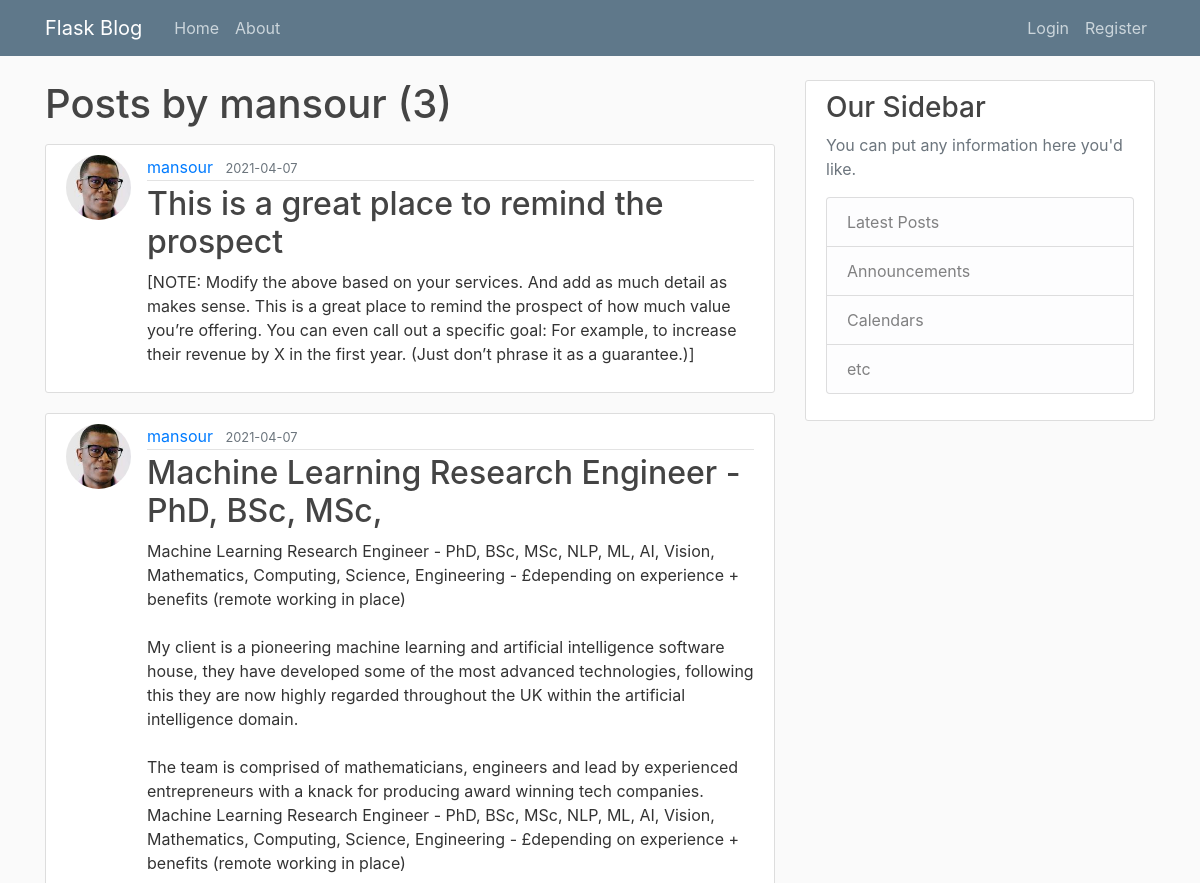
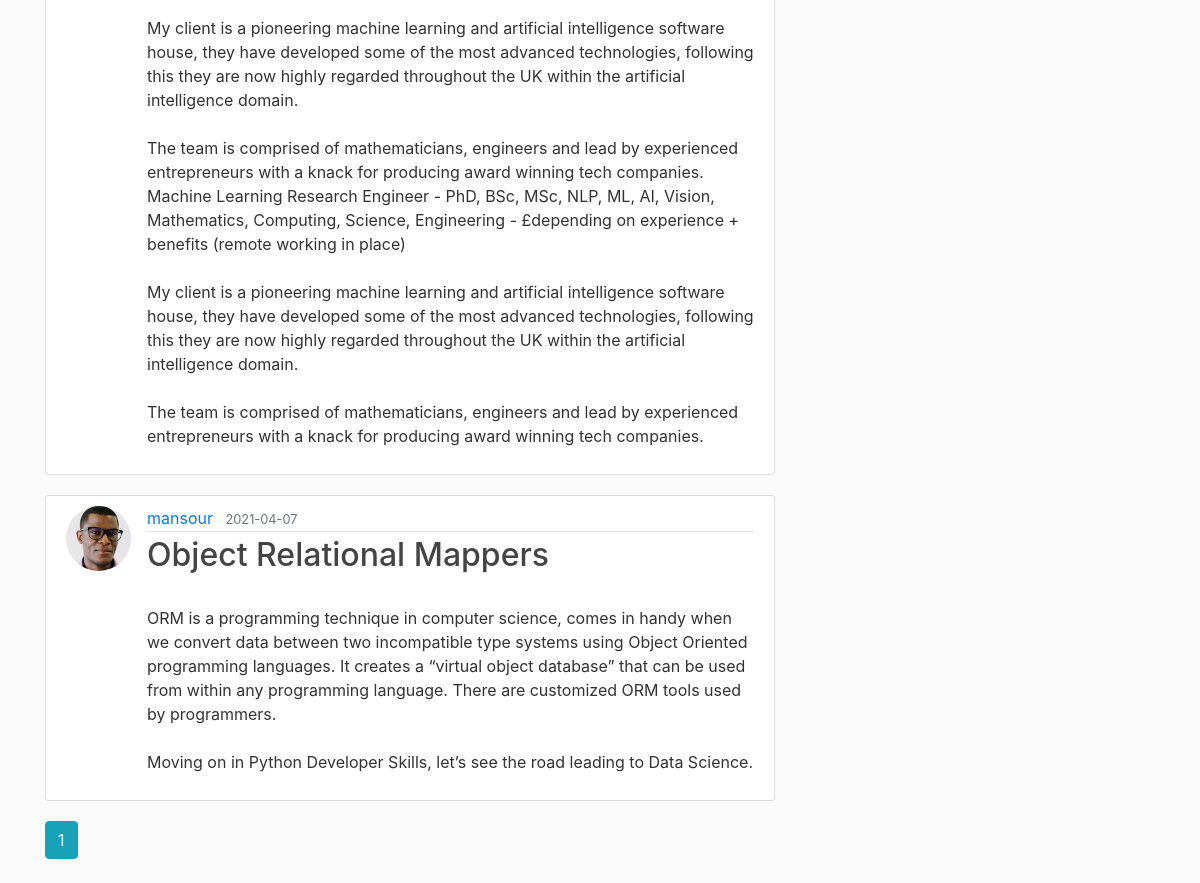
The app's page /user/mansour with its own data (2 pictures, top to bottom).
### blog/models.py (models this page shows, shortened)
class User(db.Model, UserMixin):
    id = db.Column(db.Integer, primary_key=True)
    username = db.Column(db.String(20), unique=True, nullable=False)
    email = db.Column(db.String(120), unique=True, nullable=False)
    image_file = db.Column(db.String(20), nullable=False, default='default.jpg')
    password = db.Column(db.String(60), nullable=False)
    posts = db.relationship('Post', backref='author', lazy=True)

class Post(db.Model):
    id = db.Column(db.Integer, primary_key=True)
    title = db.Column(db.String(100), nullable=False)
    date_posted = db.Column(db.DateTime, nullable=False, default=datetime.utcnow)
    content = db.Column(db.Text, nullable=False)
    user_id = db.Column(db.Integer, db.ForeignKey('user.id'), nullable=False)

### blog/routes.py (the view)
@app.route("/user/<string:username>")
def user_posts(username):
    page = request.args.get('page', 1, type=int)
    user = User.query.filter_by(username=username).first_or_404()
    posts = Post.query.filter_by(author=user)\
        .order_by(Post.date_posted.desc())\
        .paginate(page=page, per_page=5)
    return render_template('user_posts.html', posts=posts, user=user)

### blog/templates/user_posts.html
{% extends "layout.html" %} {% block content %}
<h1 class="mb-3">Posts by {{ user.username }} ({{ posts.total }})</h1>
{% for post in posts.items %}
<article class="media content-section">
    <img class="rounded-circle article-img" src="{{ url_for('static', filename='profile_pics/' + post.author.image_file) }}">
    <div class="media-body">
        <div class="article-metadata">
            <a class="mr-2" href="{{ url_for('user_posts', username=post.author.username) }}">{{ post.author.username }}</a>
            <small class="text-muted">{{ post.date_posted.strftime('%Y-%m-%d') }}</small>
        </div>
        <h2><a class="article-title" href="{{ url_for('post', post_id=post.id) }}">{{ post.title }}</a></h2>
        <p class="article-content">{{ post.content }}</p>
    </div>
</article>
{% endfor %} {% for page_num in posts.iter_pages(left_edge=1, right_edge=1, left_current=1, right_current=2) %} {% if page_num %} {% if posts.page == page_num %}
<a class="btn btn-info mb-4" href="{{ url_for('user_posts', username=user.username, page=page_num) }}">{{ page_num }}</a> {% else %}
<a class="btn btn-outline-info mb-4" href="{{ url_for('user_posts', username=user.username, page=page_num) }}">{{ page_num }}</a> {% endif %} {% else %} ... {% endif %} {% endfor %} {% endblock content %}

### blog/templates/layout.html (shortened to what this page needs)
<!DOCTYPE html>
<html>
<head>
    <link rel="stylesheet" href="https://maxcdn.bootstrapcdn.com/bootstrap/4.0.0/css/bootstrap.min.css">
    <link rel="stylesheet" type="text/css" href="{{ url_for('static', filename='main.css') }}">
</head>
<body>
    <header class="site-header">
        <nav class="navbar navbar-expand-md navbar-dark bg-steel fixed-top">
            <div class="container">
                <a class="navbar-brand mr-4" href="/">Flask Blog</a>
                <div class="collapse navbar-collapse" id="navbarToggle">
                    <div class="navbar-nav mr-auto">
                        <a class="nav-item nav-link" href="{{ url_for('home') }}">Home</a>
                        <a class="nav-item nav-link" href="{{ url_for('about') }}">About</a>
                    </div>
                    <div class="navbar-nav">
                        {% if current_user.is_authenticated %}
                        <a class="nav-item nav-link" href="{{ url_for('new_post') }}">New Post</a>
                        <a class="nav-item nav-link" href="{{ url_for('account') }}">Account</a>
                        <a class="nav-item nav-link" href="{{ url_for('logout') }}">Logout</a> {% else %}
                        <a class="nav-item nav-link" href="{{ url_for('login') }}">Login</a>
                        <a class="nav-item nav-link" href="{{ url_for('register') }}">Register</a> {% endif %}
                    </div>
                </div>
            </div>
        </nav>
    </header>
    <main role="main" class="container">
        <div class="row">
            <div class="col-md-8">
                 {% block content %}{% endblock %}
            </div>
            <div class="col-md-4">
                <div class="content-section">
                    <h3>Our Sidebar</h3>
                    <p class='text-muted'>You can put any information here you'd like.
                        <ul class="list-group">
                            <li class="list-group-item list-group-item-light">Latest Posts</li>
                            <li class="list-group-item list-group-item-light">Announcements</li>
                            <li class="list-group-item list-group-item-light">Calendars</li>
                            <li class="list-group-item list-group-item-light">etc</li>
                        </ul>
                    </p>
                </div>
            </div>
        </div>
    </main>
</body>
</html>

### blog/static/main.css (style rules this page uses)
body { background: #fafafa; color: #333333; margin-top: 5rem; }
h1, h2, h3, h4, h5, h6 { color: #444444; }
.bg-steel { background-color: #5f788a; }
.site-header .navbar-nav .nav-link { color: #cbd5db; }
.content-section { background: #ffffff; padding: 10px 20px; border: 1px solid #dddddd; border-radius: 3px; margin-bottom: 20px; }
.article-title { color: #444444; }
.article-content { white-space: pre-line; }
.article-img { height: 65px; width: 65px; margin-right: 16px; }
.article-metadata { padding-bottom: 1px; margin-bottom: 4px; border-bottom: 1px solid #e3e3e3 }

### records on screen
User: username "mansour"
Post: image_file (picture), author.username "mansour", date_posted "2021-04-07", title "This is a great place to remind the prospect", content "[NOTE: Modify the above based on your services. And add as much detail as makes sense. This is a great place to remind the prospect of how much value you’re offering. You can even call out a specific goal: For example, to increase their revenue by X in the first year. (Just don’t phrase it as a guarantee.)]"
Post: image_file (picture), author.username "mansour", date_posted "2021-04-07", title "Machine Learning Research Engineer - PhD, BSc, MSc,", content "Machine Learning Research Engineer - PhD, BSc, MSc, NLP, ML, AI, Vision, Mathematics, Computing, Science, Engineering - £depending on experience + benefits (remote working in place) My client is a pioneering machine learning and artificial intelligence software house, they have developed some of the most advanced technologies, following this they are now highly regarded throughout the UK within the artificial intelligence domain. The team is comprised of mathematicians, engineers and lead by experienced entrepreneurs with a knack for producing award winning tech companies. Machine Learning Research Engineer - PhD, BSc, MSc, NLP, ML, AI, Vision, Mathematics, Computing, Science, Engineering -…"
Post: image_file (picture), author.username "mansour", date_posted "2021-04-07", title "Object Relational Mappers", content "ORM is a programming technique in computer science, comes in handy when we convert data between two incompatible type systems using Object Oriented programming languages. It creates a “virtual object database” that can be used from within any programming language. There are customized ORM tools used by programmers. Moving on in Python Developer Skills, let’s see the road leading to Data Science."

### other values on screen
{{ posts.total }} "3"
{{ page_num }} "1"
